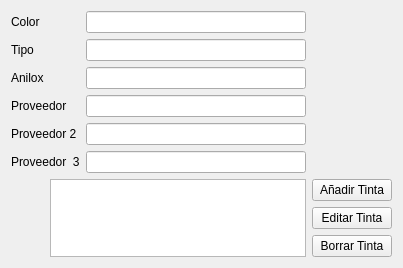
                <widget class="QWidget" name="tabTintas_2">
                 <attribute name="title">
                  <string>Tintas</string>
                 </attribute>
                 <layout class="QGridLayout" name="gridLayout_22">
                  <item row="0" column="0">
                   <widget class="QLabel" name="lblColor_3">
                    <property name="text">
                     <string>Color</string>
                    </property>
                   </widget>
                  </item>
                  <item row="0" column="2">
                   <widget class="QLineEdit" name="leColorTintaMod"/>
                  </item>
                  <item row="1" column="0">
                   <widget class="QLabel" name="lblTipoTinta_2">
                    <property name="text">
                     <string>Tipo</string>
                    </property>
                   </widget>
                  </item>
                  <item row="1" column="2">
                   <widget class="QLineEdit" name="leTipoTintaMod"/>
                  </item>
                  <item row="2" column="0">
                   <widget class="QLabel" name="lblAniloxTinta_2">
                    <property name="text">
                     <string>Anilox</string>
                    </property>
                   </widget>
                  </item>
                  <item row="2" column="2">
                   <widget class="QLineEdit" name="leAniloxTintaMod"/>
                  </item>
                  <item row="3" column="0" colspan="2">
                   <widget class="QLabel" name="lblProveedor_2">
                    <property name="text">
                     <string>Proveedor </string>
                    </property>
                   </widget>
                  </item>
                  <item row="3" column="2">
                   <widget class="QLineEdit" name="leProveedorTintaMod"/>
                  </item>
                  <item row="4" column="0" colspan="2">
                   <widget class="QLabel" name="lblProveedor2_2">
                    <property name="text">
                     <string>Proveedor 2</string>
                    </property>
                   </widget>
                  </item>
                  <item row="4" column="2">
                   <widget class="QLineEdit" name="leProveedorTinta2Mod"/>
                  </item>
                  <item row="5" column="0" colspan="2">
                   <widget class="QLabel" name="lblProveedor3_2">
                    <property name="text">
                     <string>Proveedor  3</string>
                    </property>
                   </widget>
                  </item>
                  <item row="5" column="2">
                   <widget class="QLineEdit" name="leProveedorTinta3Mod"/>
                  </item>
                  <item row="6" column="1" rowspan="3" colspan="2">
                   <widget class="QTableView" name="viewTintas"/>
                  </item>
                  <item row="6" column="3">
                   <widget class="QPushButton" name="pbAniadirTintaMod">
                    <property name="text">
                     <string>Añadir Tinta</string>
                    </property>
                   </widget>
                  </item>
                  <item row="7" column="3">
                   <widget class="QPushButton" name="pbEditarTintaMod">
                    <property name="text">
                     <string>Editar Tinta</string>
                    </property>
                   </widget>
                  </item>
                  <item row="8" column="3">
                   <widget class="QPushButton" name="pbBorrarTintaMod">
                    <property name="text">
                     <string>Borrar Tinta</string>
                    </property>
                   </widget>
                  </item>
                 </layout>
                </widget>
